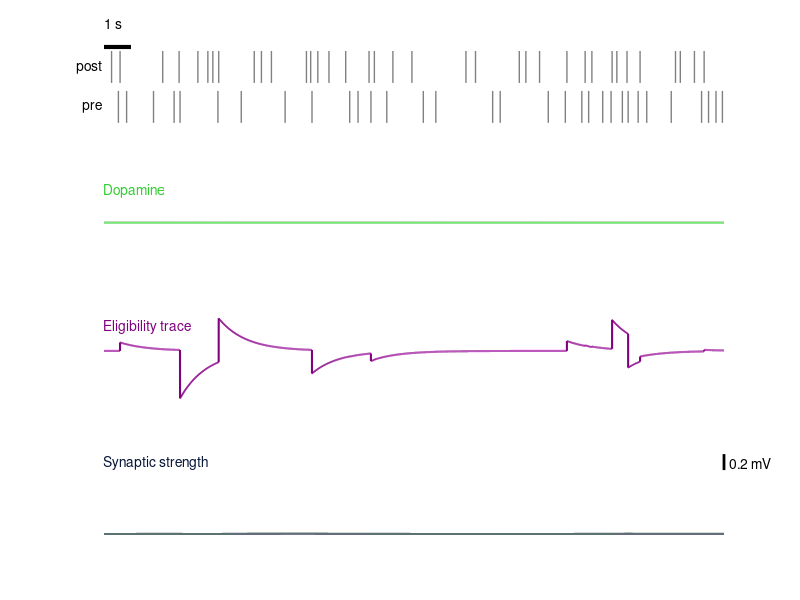

Reproduce this figure in MATLAB.
clear; close; clc
rng(100);

M = 100;                % number of synapses per neuron
D = 1;                  % maximal conduction delay
% excitatory neurons    % inhibitory neurons      % total number
Ne = 800;               Ni = 200;                 N = Ne + Ni;
a = [0.02 * ones(Ne,1); 0.1 * ones(Ni,1)];
d = [8 * ones(Ne,1);    2 * ones(Ni,1)];
sm = 4;                 % maximal synaptic strength

post = ceil([N * rand(Ne,M); Ne * rand(Ni,M)]);
s = [ones(Ne,M); -ones(Ni,M)];        % synaptic weights
sd = zeros(N,M);                      % their derivatives
for i = 1:N
    if i <= Ne
        for j = 1:D
            delays{i,j} = M/D * (j - 1) + (1:M/D);
        end
    else
        delays{i,1} = 1:M;
    end
    pre{i} = find(post == i & s > 0);  % pre excitatory neurons
    aux{i} = N * (D - 1 - ceil(ceil(pre{i} / N) / (M/D))) + 1 + mod(pre{i} - 1,N);
end
STDP = zeros(N,1001 + D);
v = -65 * ones(N,1);                   % initial values
u = 0.2 .* v;                          % initial values
firings = [-D 0];                      % spike timings (initialize with dummy spike)

%---------------
% new stuff related to DA-STDP
T = 23;          % the duration of experiment
DA = 0;          % level of dopamine above the baseline
rew = [];

n1 = 1;          % presynaptic neuron
syn = 1;         % the synapse number to the postsynaptic neuron
n2 = post(n1,syn); % postsynaptic neuron
s(n1,syn) = 0;   % start with 0 value

interval = 20;   % the coincidence interval for n1 and n2
n1f = -100;      % the last spike of n1
n2f = [];        % the last spike of n2
shist = zeros(1000 * T, 2);
DAv = zeros(1000*T,1); % DA release

%--------------

% Collect all firings in a separate variable
all_firings = []; % Initialize all_firings to store all spikes

for sec = 1:T                          % simulation of T seconds
    for t = 1:1000                     % simulation of 1 sec
        I = 13 * (rand(N,1) - 0.5);    % random thalamic input
        fired = find(v >= 30);         % indices of fired neurons
        v(fired) = -65;
        u(fired) = u(fired) + d(fired);
        STDP(fired, t + D) = 0.1;
        for kf = 1:length(fired)
            sd(pre{fired(kf)}) = sd(pre{fired(kf)}) + STDP(N * t + aux{fired(kf)});
        end
        firings = [firings; t * ones(length(fired),1), fired];
        % Collect all firings with absolute time
        time = (sec - 1) * 1000 + t; % absolute time in ms
        all_firings = [all_firings; time * ones(length(fired),1), fired];
        k = size(firings,1);
        while firings(k,1) > t - D
            del = delays{firings(k,2), t - firings(k,1) + 1};
            ind = post(firings(k,2), del);
            I(ind) = I(ind) + s(firings(k,2), del)';
            sd(firings(k,2), del) = sd(firings(k,2), del) - 1.5 * STDP(ind, t + D)';
            k = k - 1;
            if k == 0 % To prevent k from becoming zero
                break;
            end
        end
        v = v + 0.5 * ((0.04 * v + 5) .* v + 140 - u + I); % for numerical stability time
        v = v + 0.5 * ((0.04 * v + 5) .* v + 140 - u + I); % step is 0.5 ms
        u = u + a .* (0.2 * v - u);           % recovery variable
        STDP(:, t + D + 1) = 0.95 * STDP(:, t + D); % tau = 20 ms

        DA = DA * 0.995;
        if (mod(t,10) == 0)
            s(1:Ne,:) = max(0, min(sm, s(1:Ne,:) + (0.002 + DA) * sd(1:Ne,:)));
            sd = 0.99 * sd;
        end
        if any(fired == n1)
            n1f = [n1f, sec * 1000 + t];
        end
        if any(fired == n2)
            n2f = [n2f, sec * 1000 + t];
            if (sec * 1000 + t - n1f(end) < interval) && (n2f(end) > n1f(end))
                rew = [rew, sec * 1000 + t + 1000 + ceil(2000 * rand)];
            end
        end
        if any(rew == sec * 1000 + t)
            DA = DA + 0.5;
        end
        DAv((sec - 1) * 1000 + t) = DA;
        shist((sec - 1) * 1000 + t, :) = [s(n1,syn), sd(n1,syn)];
    end
    % Update STDP and firings for the next second
    STDP(:,1:D+1) = STDP(:,1001:1001 + D);
    ind = find(firings(:,1) > 1001 - D);
    firings = [-D 0; firings(ind,1) - 1000, firings(ind,2)];
end
%%
% ---- plot at the end ----
figure;
subplot(4,1,1);
hold on;

% Map neurons n1 and n2 to close y-values to reduce vertical spacing
y_n1 = 1;
y_n2 = 2;

% Get firing times of n1 and n2
times_n1 = all_firings(all_firings(:,2) == n1,1);
times_n2 = all_firings(all_firings(:,2) == n2,1);

% Initialize colors for each spike as gray
colors_n1 = repmat([0.5, 0.5, 0.5], length(times_n1), 1);
colors_n2 = repmat([0.5, 0.5, 0.5], length(times_n2), 1);

% Define the green color for coincidence events
color_green = [51, 204, 51] / 255; % Same green as specified

% Identify coincidence events and change colors to green
for i = 1:length(times_n1)
    t_n1 = times_n1(i);
    % Find indices of n2 spikes that occur after n1 spike but within the interval
    idx_n2 = find(times_n2 > t_n1 & times_n2 <= t_n1 + interval);
    if ~isempty(idx_n2)
        % Change the color of this n1 spike to green
        colors_n1(i,:) = color_green;
        % Change the color of the corresponding n2 spikes to green
        colors_n2(idx_n2,:) = repmat(color_green, length(idx_n2), 1);
    end
end

% Plot vertical bars ('|') for firings of n1
for i = 1:length(times_n1)
    time = times_n1(i);
    color = colors_n1(i,:);
    line([time, time], [y_n1 - 0.4, y_n1 + 0.4], 'Color', color, 'LineWidth', 1);
end

% Plot vertical bars ('|') for firings of n2
for i = 1:length(times_n2)
    time = times_n2(i);
    color = colors_n2(i,:);
    line([time, time], [y_n2 - 0.4, y_n2 + 0.4], 'Color', color, 'LineWidth', 1);
end

% Add labels 'pre' and 'post' next to the neurons
text(-50, y_n1, 'pre', 'HorizontalAlignment', 'right', 'VerticalAlignment', 'middle');
text(-50, y_n2, 'post', 'HorizontalAlignment', 'right', 'VerticalAlignment', 'middle');

hold off;

% Adjust axis limits to reduce the distance between neurons
axis([0, T * 1000, 0.5, 2.5]); % Y-axis from 0.5 to 2.5 to compress spacing
axis off; % Remove axes

% Add a scale bar indicating 1 s
x0 = 0;
y0 = 2.5;
line([x0, x0 + 1000], [y0, y0], 'Color', 'k', 'LineWidth', 3);
text(x0 + 10, y0 + 0.75, '1 s', 'HorizontalAlignment', 'left', 'VerticalAlignment', 'top'); % Label the scale bar

% Plot Synaptic Strength
subplot(4,1,4);
color_synaptic = [5, 20, 53] / 255; % Specified color for synaptic strength
plot(0.001 * (1:(T * 1000)), shist(1:T * 1000,1), 'Color', color_synaptic, 'LineWidth', 1.5);
axis tight; % Adjust axis to fit data
ylim([0 1]);
axis off;   % Remove axes

% Add a scale bar indicating 0.2 mV
hold on;
x0 = T;
y0 = 0.8;            
scale_bar_height = 0.2;                % Height of the scale bar (1 mV)
% Plot the vertical scale bar
plot([x0 x0], [y0 y0 + scale_bar_height], 'k', 'LineWidth', 2);
text(x0 + 0.2, y0 + scale_bar_height / 2, '0.2 mV', 'VerticalAlignment', 'middle', 'FontSize', 10);
hold off;

% Add label 'Synaptic strength' at the beginning of the plot
ylimits = ylim;
x_text = 0.001 * 1; % Beginning of the x-axis
y_text = ylimits(2); % Top of the y-axis
text(x_text, y_text, 'Synaptic strength', 'Color', color_synaptic, 'HorizontalAlignment', 'left', 'VerticalAlignment', 'top');

% Plot Eligibility Trace
subplot(4,1,3);
color_eligibility = [0.5, 0, 0.5]; % Purple color for eligibility trace
plot(0.001 * (1:(T * 1000)), shist(1:T * 1000,2), 'Color', color_eligibility, 'LineWidth', 1.5);
axis tight;
axis off;

% Add label 'Eligibility trace' at the beginning of the plot
ylimits = ylim;
x_text = 0.001 * 1; % Beginning of the x-axis
y_text = ylimits(2); % Top of the y-axis
text(x_text, y_text, 'Eligibility trace', 'Color', color_eligibility, 'HorizontalAlignment', 'left', 'VerticalAlignment', 'top');

% Plot Dopamine Level
subplot(4,1,2);
color_dopamine = [51, 204, 51] / 255; % Same green color as used for spikes
plot(0.001 * (1:(T * 1000)), DAv(1:T * 1000), 'Color', color_dopamine, 'LineWidth', 1.5);
axis tight;
axis off;

% Add label 'Dopamine' at the beginning of the plot
ylimits = ylim;
x_text = 0.001 * 1; % Beginning of the x-axis
y_text = ylimits(2); % Top of the y-axis
text(x_text, y_text, 'Dopamine', 'Color', color_dopamine, 'HorizontalAlignment', 'left', 'VerticalAlignment', 'top');

